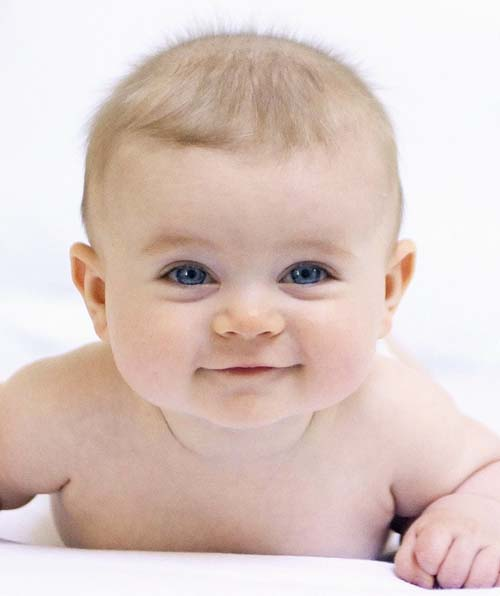
#> input picture face detection/baby.jpg, 500 x 596 px, found by its file name
$ jupyter execute --allow-errors 'face detection.ipynb'   (shell and % lines are left out)
#> lines starting #> are read from the running program, lines starting #| are printed output that depends on the picture
[cell 1]
import numpy as np
import cv2
import matplotlib.pyplot as plt

[cell 2]
test_image=cv2.imread('C:/Users/ETHIRAJ/Desktop/projects/python projects/face detection/baby.jpg')
#> test_image is the input picture: shape (596, 500, 3); mean B, G, R 195.6, 201.2, 220.4

[cell 3]
test_image_gray = cv2.cvtColor(test_image, cv2.COLOR_BGR2GRAY)
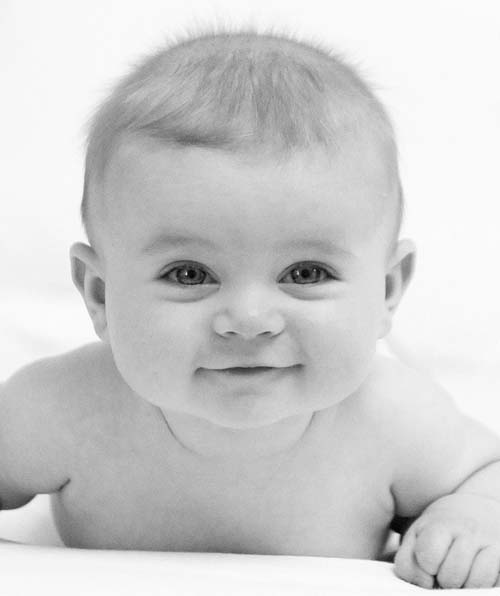
#> test_image_gray: shape (596, 500); min 2, max 255, mean 206.4

[cell 4]
plt.imshow(test_image_gray, cmap='gray')

[cell 5]
def convertToRGB(image):
    return cv2.cvtColor(image, cv2.COLOR_BGR2RGB)
